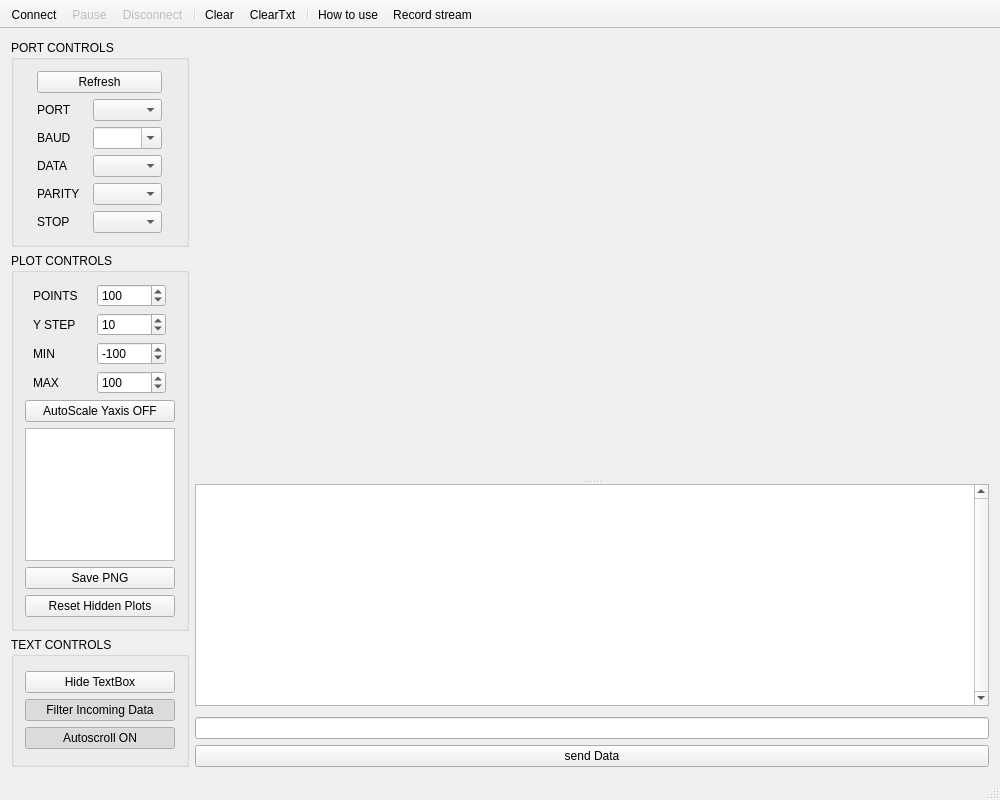
<?xml version="1.0" encoding="UTF-8"?>
<ui version="4.0">
 <class>MainWindow</class>
 <widget class="QMainWindow" name="MainWindow">
  <property name="geometry">
   <rect>
    <x>0</x>
    <y>0</y>
    <width>1000</width>
    <height>800</height>
   </rect>
  </property>
  <property name="minimumSize">
   <size>
    <width>840</width>
    <height>300</height>
   </size>
  </property>
  <property name="windowTitle">
   <string>MainWindow</string>
  </property>
  <widget class="QWidget" name="centralWidget">
   <property name="minimumSize">
    <size>
     <width>0</width>
     <height>350</height>
    </size>
   </property>
   <layout class="QGridLayout" name="gridLayout_3">
    <item row="0" column="1">
     <layout class="QGridLayout" name="SendMsgBox">
      <item row="4" column="0" rowspan="2">
       <spacer name="spacer">
        <property name="orientation">
         <enum>Qt::Horizontal</enum>
        </property>
        <property name="sizeHint" stdset="0">
         <size>
          <width>40</width>
          <height>5</height>
         </size>
        </property>
       </spacer>
      </item>
      <item row="1" column="0">
       <spacer name="horizontalSpacer">
        <property name="orientation">
         <enum>Qt::Horizontal</enum>
        </property>
        <property name="sizeHint" stdset="0">
         <size>
          <width>40</width>
          <height>1</height>
         </size>
        </property>
       </spacer>
      </item>
      <item row="9" column="0">
       <layout class="QHBoxLayout" name="horizontalLayout_6"/>
      </item>
      <item row="6" column="0">
       <widget class="QLineEdit" name="sendSerialMsgTxt">
        <property name="maxLength">
         <number>256</number>
        </property>
       </widget>
      </item>
      <item row="7" column="0">
       <layout class="QFormLayout" name="formLayout"/>
      </item>
      <item row="3" column="0">
       <widget class="QSplitter" name="splitter">
        <property name="sizePolicy">
         <sizepolicy hsizetype="Expanding" vsizetype="MinimumExpanding">
          <horstretch>0</horstretch>
          <verstretch>0</verstretch>
         </sizepolicy>
        </property>
        <property name="font">
         <font>
          <family>Consolas</family>
         </font>
        </property>
        <property name="frameShape">
         <enum>QFrame::NoFrame</enum>
        </property>
        <property name="orientation">
         <enum>Qt::Vertical</enum>
        </property>
        <property name="opaqueResize">
         <bool>true</bool>
        </property>
        <property name="handleWidth">
         <number>5</number>
        </property>
        <property name="childrenCollapsible">
         <bool>false</bool>
        </property>
        <widget class="QCustomPlot" name="plot" native="true">
         <property name="enabled">
          <bool>true</bool>
         </property>
         <property name="sizePolicy">
          <sizepolicy hsizetype="Preferred" vsizetype="Expanding">
           <horstretch>0</horstretch>
           <verstretch>0</verstretch>
          </sizepolicy>
         </property>
         <property name="minimumSize">
          <size>
           <width>0</width>
           <height>380</height>
          </size>
         </property>
         <property name="toolTip">
          <string>&lt;html&gt;&lt;head/&gt;&lt;body&gt;&lt;p&gt;&lt;br/&gt;&lt;/p&gt;&lt;/body&gt;&lt;/html&gt;</string>
         </property>
        </widget>
        <widget class="QTextEdit" name="textEdit_UartWindow">
         <property name="sizePolicy">
          <sizepolicy hsizetype="Preferred" vsizetype="Minimum">
           <horstretch>0</horstretch>
           <verstretch>0</verstretch>
          </sizepolicy>
         </property>
         <property name="minimumSize">
          <size>
           <width>0</width>
           <height>120</height>
          </size>
         </property>
         <property name="verticalScrollBarPolicy">
          <enum>Qt::ScrollBarAlwaysOn</enum>
         </property>
        </widget>
       </widget>
      </item>
      <item row="8" column="0">
       <widget class="QPushButton" name="sendSerialMsg">
        <property name="text">
         <string>send Data</string>
        </property>
        <property name="autoDefault">
         <bool>false</bool>
        </property>
        <property name="default">
         <bool>false</bool>
        </property>
       </widget>
      </item>
     </layout>
    </item>
    <item row="0" column="0">
     <layout class="QVBoxLayout" name="controlsLayout">
      <item>
       <widget class="QGroupBox" name="PortControlsBox">
        <property name="title">
         <string>PORT CONTROLS</string>
        </property>
        <property name="flat">
         <bool>false</bool>
        </property>
        <property name="checkable">
         <bool>false</bool>
        </property>
        <layout class="QGridLayout" name="gridLayout">
         <item row="0" column="0">
          <layout class="QVBoxLayout" name="verticalLayout_3">
           <item>
            <widget class="QPushButton" name="pushButton">
             <property name="text">
              <string>Refresh</string>
             </property>
            </widget>
           </item>
           <item>
            <layout class="QHBoxLayout" name="horizontalLayout">
             <item>
              <widget class="QLabel" name="labelPort">
               <property name="maximumSize">
                <size>
                 <width>50</width>
                 <height>16777215</height>
                </size>
               </property>
               <property name="text">
                <string>PORT</string>
               </property>
              </widget>
             </item>
             <item>
              <widget class="QComboBox" name="comboPort">
               <property name="sizePolicy">
                <sizepolicy hsizetype="Fixed" vsizetype="Fixed">
                 <horstretch>0</horstretch>
                 <verstretch>0</verstretch>
                </sizepolicy>
               </property>
               <property name="minimumSize">
                <size>
                 <width>69</width>
                 <height>0</height>
                </size>
               </property>
               <property name="maximumSize">
                <size>
                 <width>69</width>
                 <height>16777215</height>
                </size>
               </property>
              </widget>
             </item>
            </layout>
           </item>
           <item>
            <layout class="QHBoxLayout" name="horizontalLayout_2">
             <item>
              <widget class="QLabel" name="labelBaud">
               <property name="maximumSize">
                <size>
                 <width>50</width>
                 <height>16777215</height>
                </size>
               </property>
               <property name="text">
                <string>BAUD</string>
               </property>
              </widget>
             </item>
             <item>
              <widget class="QComboBox" name="comboBaud">
               <property name="sizePolicy">
                <sizepolicy hsizetype="Fixed" vsizetype="Fixed">
                 <horstretch>0</horstretch>
                 <verstretch>0</verstretch>
                </sizepolicy>
               </property>
               <property name="minimumSize">
                <size>
                 <width>69</width>
                 <height>0</height>
                </size>
               </property>
               <property name="maximumSize">
                <size>
                 <width>69</width>
                 <height>16777215</height>
                </size>
               </property>
               <property name="editable">
                <bool>true</bool>
               </property>
              </widget>
             </item>
            </layout>
           </item>
           <item>
            <layout class="QHBoxLayout" name="horizontalLayout_3">
             <item>
              <widget class="QLabel" name="labelData">
               <property name="maximumSize">
                <size>
                 <width>50</width>
                 <height>16777215</height>
                </size>
               </property>
               <property name="text">
                <string>DATA</string>
               </property>
              </widget>
             </item>
             <item>
              <widget class="QComboBox" name="comboData">
               <property name="sizePolicy">
                <sizepolicy hsizetype="Fixed" vsizetype="Fixed">
                 <horstretch>0</horstretch>
                 <verstretch>0</verstretch>
                </sizepolicy>
               </property>
               <property name="minimumSize">
                <size>
                 <width>69</width>
                 <height>0</height>
                </size>
               </property>
               <property name="maximumSize">
                <size>
                 <width>69</width>
                 <height>16777215</height>
                </size>
               </property>
              </widget>
             </item>
            </layout>
           </item>
           <item>
            <layout class="QHBoxLayout" name="horizontalLayout_4">
             <item>
              <widget class="QLabel" name="labelParity">
               <property name="maximumSize">
                <size>
                 <width>50</width>
                 <height>16777215</height>
                </size>
               </property>
               <property name="text">
                <string>PARITY</string>
               </property>
              </widget>
             </item>
             <item>
              <widget class="QComboBox" name="comboParity">
               <property name="sizePolicy">
                <sizepolicy hsizetype="Fixed" vsizetype="Fixed">
                 <horstretch>0</horstretch>
                 <verstretch>0</verstretch>
                </sizepolicy>
               </property>
               <property name="minimumSize">
                <size>
                 <width>69</width>
                 <height>0</height>
                </size>
               </property>
               <property name="maximumSize">
                <size>
                 <width>69</width>
                 <height>16777215</height>
                </size>
               </property>
              </widget>
             </item>
            </layout>
           </item>
           <item>
            <layout class="QHBoxLayout" name="horizontalLayout_5">
             <item>
              <widget class="QLabel" name="labelStop">
               <property name="maximumSize">
                <size>
                 <width>50</width>
                 <height>16777215</height>
                </size>
               </property>
               <property name="text">
                <string>STOP</string>
               </property>
              </widget>
             </item>
             <item>
              <widget class="QComboBox" name="comboStop">
               <property name="sizePolicy">
                <sizepolicy hsizetype="Fixed" vsizetype="Fixed">
                 <horstretch>0</horstretch>
                 <verstretch>0</verstretch>
                </sizepolicy>
               </property>
               <property name="minimumSize">
                <size>
                 <width>69</width>
                 <height>0</height>
                </size>
               </property>
               <property name="maximumSize">
                <size>
                 <width>69</width>
                 <height>16777215</height>
                </size>
               </property>
              </widget>
             </item>
            </layout>
           </item>
          </layout>
         </item>
        </layout>
       </widget>
      </item>
      <item>
       <widget class="QGroupBox" name="PlotControlsBox">
        <property name="title">
         <string>PLOT CONTROLS</string>
        </property>
        <layout class="QGridLayout" name="gridLayout_2">
         <item row="0" column="0">
          <layout class="QVBoxLayout" name="plotControlsLayout">
           <item>
            <layout class="QHBoxLayout" name="horizontalLayout_10">
             <item>
              <widget class="QLabel" name="pointsLabel">
               <property name="minimumSize">
                <size>
                 <width>50</width>
                 <height>0</height>
                </size>
               </property>
               <property name="maximumSize">
                <size>
                 <width>50</width>
                 <height>16777215</height>
                </size>
               </property>
               <property name="text">
                <string>POINTS</string>
               </property>
              </widget>
             </item>
             <item>
              <widget class="QSpinBox" name="spinPoints">
               <property name="minimumSize">
                <size>
                 <width>69</width>
                 <height>0</height>
                </size>
               </property>
               <property name="maximumSize">
                <size>
                 <width>69</width>
                 <height>16777215</height>
                </size>
               </property>
               <property name="minimum">
                <number>0</number>
               </property>
               <property name="maximum">
                <number>999999999</number>
               </property>
               <property name="singleStep">
                <number>10</number>
               </property>
               <property name="value">
                <number>100</number>
               </property>
              </widget>
             </item>
            </layout>
           </item>
           <item>
            <layout class="QHBoxLayout" name="horizontalLayout_9">
             <item>
              <widget class="QLabel" name="labelYStep">
               <property name="minimumSize">
                <size>
                 <width>50</width>
                 <height>0</height>
                </size>
               </property>
               <property name="maximumSize">
                <size>
                 <width>50</width>
                 <height>16777215</height>
                </size>
               </property>
               <property name="text">
                <string>Y STEP</string>
               </property>
              </widget>
             </item>
             <item>
              <widget class="QSpinBox" name="spinYStep">
               <property name="minimumSize">
                <size>
                 <width>69</width>
                 <height>0</height>
                </size>
               </property>
               <property name="maximumSize">
                <size>
                 <width>69</width>
                 <height>16777215</height>
                </size>
               </property>
               <property name="minimum">
                <number>1</number>
               </property>
               <property name="maximum">
                <number>10000</number>
               </property>
               <property name="singleStep">
                <number>1</number>
               </property>
               <property name="value">
                <number>10</number>
               </property>
              </widget>
             </item>
            </layout>
           </item>
           <item>
            <layout class="QHBoxLayout" name="horizontalLayout_7">
             <item>
              <widget class="QLabel" name="label">
               <property name="minimumSize">
                <size>
                 <width>50</width>
                 <height>0</height>
                </size>
               </property>
               <property name="maximumSize">
                <size>
                 <width>50</width>
                 <height>16777215</height>
                </size>
               </property>
               <property name="text">
                <string>MIN</string>
               </property>
              </widget>
             </item>
             <item>
              <widget class="QSpinBox" name="spinAxesMin">
               <property name="minimumSize">
                <size>
                 <width>69</width>
                 <height>0</height>
                </size>
               </property>
               <property name="maximumSize">
                <size>
                 <width>69</width>
                 <height>16777215</height>
                </size>
               </property>
               <property name="minimum">
                <number>-65536</number>
               </property>
               <property name="maximum">
                <number>65536</number>
               </property>
               <property name="singleStep">
                <number>10</number>
               </property>
               <property name="value">
                <number>-100</number>
               </property>
              </widget>
             </item>
            </layout>
           </item>
           <item>
            <layout class="QHBoxLayout" name="horizontalLayout_8">
             <item>
              <widget class="QLabel" name="label_2">
               <property name="minimumSize">
                <size>
                 <width>50</width>
                 <height>0</height>
                </size>
               </property>
               <property name="maximumSize">
                <size>
                 <width>50</width>
                 <height>16777215</height>
                </size>
               </property>
               <property name="text">
                <string>MAX</string>
               </property>
              </widget>
             </item>
             <item>
              <widget class="QSpinBox" name="spinAxesMax">
               <property name="minimumSize">
                <size>
                 <width>69</width>
                 <height>0</height>
                </size>
               </property>
               <property name="maximumSize">
                <size>
                 <width>69</width>
                 <height>16777215</height>
                </size>
               </property>
               <property name="minimum">
                <number>-65536</number>
               </property>
               <property name="maximum">
                <number>65536</number>
               </property>
               <property name="singleStep">
                <number>10</number>
               </property>
               <property name="value">
                <number>100</number>
               </property>
              </widget>
             </item>
            </layout>
           </item>
           <item>
            <widget class="QPushButton" name="pushButton_AutoScale">
             <property name="sizeIncrement">
              <size>
               <width>0</width>
               <height>8</height>
              </size>
             </property>
             <property name="text">
              <string>AutoScale Yaxis OFF</string>
             </property>
             <property name="checkable">
              <bool>true</bool>
             </property>
             <property name="checked">
              <bool>false</bool>
             </property>
            </widget>
           </item>
           <item>
            <widget class="QListWidget" name="listWidget_Channels">
             <property name="sizePolicy">
              <sizepolicy hsizetype="Minimum" vsizetype="MinimumExpanding">
               <horstretch>0</horstretch>
               <verstretch>0</verstretch>
              </sizepolicy>
             </property>
             <property name="minimumSize">
              <size>
               <width>150</width>
               <height>0</height>
              </size>
             </property>
             <property name="maximumSize">
              <size>
               <width>150</width>
               <height>16777215</height>
              </size>
             </property>
             <property name="toolTip">
              <string>&lt;html&gt;&lt;head/&gt;&lt;body&gt;&lt;p&gt;&lt;br/&gt;&lt;/p&gt;&lt;/body&gt;&lt;/html&gt;</string>
             </property>
             <property name="layoutDirection">
              <enum>Qt::LeftToRight</enum>
             </property>
             <property name="autoScroll">
              <bool>false</bool>
             </property>
             <property name="editTriggers">
              <set>QAbstractItemView::NoEditTriggers</set>
             </property>
             <property name="alternatingRowColors">
              <bool>true</bool>
             </property>
             <property name="selectionBehavior">
              <enum>QAbstractItemView::SelectItems</enum>
             </property>
             <property name="textElideMode">
              <enum>Qt::ElideMiddle</enum>
             </property>
             <property name="resizeMode">
              <enum>QListView::Adjust</enum>
             </property>
             <property name="modelColumn">
              <number>0</number>
             </property>
             <property name="selectionRectVisible">
              <bool>true</bool>
             </property>
            </widget>
           </item>
           <item>
            <widget class="QPushButton" name="savePNGButton">
             <property name="text">
              <string>Save PNG</string>
             </property>
            </widget>
           </item>
           <item>
            <widget class="QPushButton" name="pushButton_ResetVisible">
             <property name="text">
              <string>Reset Hidden Plots</string>
             </property>
            </widget>
           </item>
          </layout>
         </item>
        </layout>
       </widget>
      </item>
      <item>
       <spacer name="verticalSpacer">
        <property name="orientation">
         <enum>Qt::Vertical</enum>
        </property>
        <property name="sizeHint" stdset="0">
         <size>
          <width>20</width>
          <height>40</height>
         </size>
        </property>
       </spacer>
      </item>
      <item>
       <widget class="QGroupBox" name="gridGroupBox">
        <property name="minimumSize">
         <size>
          <width>0</width>
          <height>130</height>
         </size>
        </property>
        <property name="title">
         <string>TEXT CONTROLS</string>
        </property>
        <layout class="QGridLayout" name="TextControlsBox">
         <item row="0" column="0">
          <layout class="QVBoxLayout" name="verticalLayout">
           <item>
            <widget class="QPushButton" name="pushButton_TextEditHide">
             <property name="text">
              <string>Hide TextBox</string>
             </property>
             <property name="checkable">
              <bool>true</bool>
             </property>
             <property name="checked">
              <bool>false</bool>
             </property>
            </widget>
           </item>
           <item>
            <widget class="QPushButton" name="pushButton_ShowallData">
             <property name="enabled">
              <bool>true</bool>
             </property>
             <property name="text">
              <string>Filter Incoming Data</string>
             </property>
             <property name="checkable">
              <bool>true</bool>
             </property>
             <property name="checked">
              <bool>true</bool>
             </property>
            </widget>
           </item>
           <item>
            <widget class="QPushButton" name="pushButton_AutoScroll">
             <property name="text">
              <string>Autoscroll ON</string>
             </property>
             <property name="checkable">
              <bool>true</bool>
             </property>
             <property name="checked">
              <bool>true</bool>
             </property>
            </widget>
           </item>
          </layout>
         </item>
        </layout>
       </widget>
      </item>
     </layout>
    </item>
   </layout>
  </widget>
  <widget class="QStatusBar" name="statusBar"/>
  <widget class="QToolBar" name="toolBar">
   <property name="windowTitle">
    <string>toolBar</string>
   </property>
   <property name="movable">
    <bool>false</bool>
   </property>
   <property name="allowedAreas">
    <set>Qt::TopToolBarArea</set>
   </property>
   <property name="floatable">
    <bool>false</bool>
   </property>
   <attribute name="toolBarArea">
    <enum>TopToolBarArea</enum>
   </attribute>
   <attribute name="toolBarBreak">
    <bool>false</bool>
   </attribute>
   <addaction name="actionConnect"/>
   <addaction name="actionPause_Plot"/>
   <addaction name="actionDisconnect"/>
   <addaction name="separator"/>
   <addaction name="actionClear"/>
   <addaction name="actionClearTxt"/>
   <addaction name="separator"/>
   <addaction name="actionHow_to_use"/>
   <addaction name="actionRecord_stream"/>
  </widget>
  <action name="actionConnect">
   <property name="icon">
    <iconset resource="res/serial_port_plotter.qrc">
     <normaloff>:/serial_port_plotter/play_nor.png</normaloff>
     <normalon>:/serial_port_plotter/play_nor.png</normalon>
     <disabledoff>:/serial_port_plotter/play_dis.png</disabledoff>
     <disabledon>:/serial_port_plotter/play_dis.png</disabledon>
     <activeoff>:/serial_port_plotter/play_act.png</activeoff>
     <activeon>:/serial_port_plotter/play_act.png</activeon>
     <selectedoff>:/serial_port_plotter/play_act.png</selectedoff>
     <selectedon>:/serial_port_plotter/play_act.png</selectedon>:/serial_port_plotter/play_nor.png</iconset>
   </property>
   <property name="text">
    <string>Connect</string>
   </property>
   <property name="toolTip">
    <string>Connect to COM port</string>
   </property>
  </action>
  <action name="actionPause_Plot">
   <property name="enabled">
    <bool>false</bool>
   </property>
   <property name="icon">
    <iconset resource="res/serial_port_plotter.qrc">
     <normaloff>:/serial_port_plotter/pause_nor.png</normaloff>
     <normalon>:/serial_port_plotter/pause_nor.png</normalon>
     <disabledoff>:/serial_port_plotter/pause_dis.png</disabledoff>
     <disabledon>:/serial_port_plotter/pause_dis.png</disabledon>
     <activeoff>:/serial_port_plotter/pause_act.png</activeoff>
     <activeon>:/serial_port_plotter/pause_act.png</activeon>
     <selectedoff>:/serial_port_plotter/pause_act.png</selectedoff>
     <selectedon>:/serial_port_plotter/pause_act.png</selectedon>:/serial_port_plotter/pause_nor.png</iconset>
   </property>
   <property name="text">
    <string>Pause</string>
   </property>
   <property name="toolTip">
    <string>Pause plot</string>
   </property>
  </action>
  <action name="actionDisconnect">
   <property name="enabled">
    <bool>false</bool>
   </property>
   <property name="icon">
    <iconset resource="res/serial_port_plotter.qrc">
     <normaloff>:/serial_port_plotter/stop_nor.png</normaloff>
     <normalon>:/serial_port_plotter/stop_nor.png</normalon>
     <disabledoff>:/serial_port_plotter/stop_dis.png</disabledoff>
     <disabledon>:/serial_port_plotter/stop_dis.png</disabledon>
     <activeoff>:/serial_port_plotter/stop_act.png</activeoff>
     <activeon>:/serial_port_plotter/stop_act.png</activeon>
     <selectedoff>:/serial_port_plotter/stop_act.png</selectedoff>
     <selectedon>:/serial_port_plotter/stop_act.png</selectedon>:/serial_port_plotter/stop_nor.png</iconset>
   </property>
   <property name="text">
    <string>Disconnect</string>
   </property>
   <property name="toolTip">
    <string>Disconnect COM port</string>
   </property>
  </action>
  <action name="actionClear">
   <property name="enabled">
    <bool>true</bool>
   </property>
   <property name="icon">
    <iconset resource="res/serial_port_plotter.qrc">
     <normaloff>:/serial_port_plotter/clear_nor.png</normaloff>
     <normalon>:/serial_port_plotter/clear_nor.png</normalon>
     <disabledoff>:/serial_port_plotter/clear_dis.png</disabledoff>
     <disabledon>:/serial_port_plotter/clear_dis.png</disabledon>
     <activeoff>:/serial_port_plotter/clear_act.png</activeoff>
     <activeon>:/serial_port_plotter/clear_act.png</activeon>
     <selectedoff>:/serial_port_plotter/clear_act.png</selectedoff>
     <selectedon>:/serial_port_plotter/clear_act.png</selectedon>:/serial_port_plotter/clear_nor.png</iconset>
   </property>
   <property name="text">
    <string>Clear</string>
   </property>
   <property name="toolTip">
    <string>Clear plot data</string>
   </property>
  </action>
  <action name="actionHow_to_use">
   <property name="icon">
    <iconset resource="res/serial_port_plotter.qrc">
     <normaloff>:/serial_port_plotter/help_nor.png</normaloff>
     <normalon>:/serial_port_plotter/help_nor.png</normalon>
     <disabledoff>:/serial_port_plotter/help_dis.png</disabledoff>
     <disabledon>:/serial_port_plotter/help_dis.png</disabledon>
     <activeoff>:/serial_port_plotter/help_act.png</activeoff>
     <activeon>:/serial_port_plotter/help_act.png</activeon>
     <selectedoff>:/serial_port_plotter/help_act.png</selectedoff>
     <selectedon>:/serial_port_plotter/help_act.png</selectedon>:/serial_port_plotter/help_nor.png</iconset>
   </property>
   <property name="text">
    <string>How to use</string>
   </property>
  </action>
  <action name="actionRecord_stream">
   <property name="checkable">
    <bool>true</bool>
   </property>
   <property name="checked">
    <bool>false</bool>
   </property>
   <property name="enabled">
    <bool>true</bool>
   </property>
   <property name="icon">
    <iconset resource="res/serial_port_plotter.qrc">
     <normaloff>:/icons/line_icon_set/document.png</normaloff>
     <normalon>:/icons/line_icon_set_text/document.png</normalon>
     <disabledoff>:/icons/line_icon_set/document.png</disabledoff>:/icons/line_icon_set/document.png</iconset>
   </property>
   <property name="text">
    <string>Record stream</string>
   </property>
   <property name="toolTip">
    <string>Record the incoming data to a .csv file ( shortcut : s )</string>
   </property>
   <property name="shortcut">
    <string/>
   </property>
   <property name="visible">
    <bool>true</bool>
   </property>
  </action>
  <action name="actionClearTxt">
   <property name="enabled">
    <bool>true</bool>
   </property>
   <property name="icon">
    <iconset resource="res/serial_port_plotter.qrc">
     <normaloff>:/serial_port_plotter/clear_nor.png</normaloff>
     <normalon>:/serial_port_plotter/clear_nor.png</normalon>
     <disabledoff>:/serial_port_plotter/clear_dis.png</disabledoff>
     <disabledon>:/serial_port_plotter/clear_dis.png</disabledon>
     <activeoff>:/serial_port_plotter/clear_act.png</activeoff>
     <activeon>:/serial_port_plotter/clear_act.png</activeon>
     <selectedoff>:/serial_port_plotter/clear_act.png</selectedoff>
     <selectedon>:/serial_port_plotter/clear_act.png</selectedon>:/serial_port_plotter/clear_nor.png</iconset>
   </property>
   <property name="text">
    <string>ClearTxt</string>
   </property>
   <property name="toolTip">
    <string>Clear text data</string>
   </property>
  </action>
 </widget>
 <layoutdefault spacing="6" margin="11"/>
 <customwidgets>
  <customwidget>
   <class>QCustomPlot</class>
   <extends>QWidget</extends>
   <header location="global">qcustomplot/qcustomplot.h</header>
   <container>1</container>
  </customwidget>
 </customwidgets>
 <resources>
  <include location="res/serial_port_plotter.qrc"/>
 </resources>
 <connections/>
</ui>
